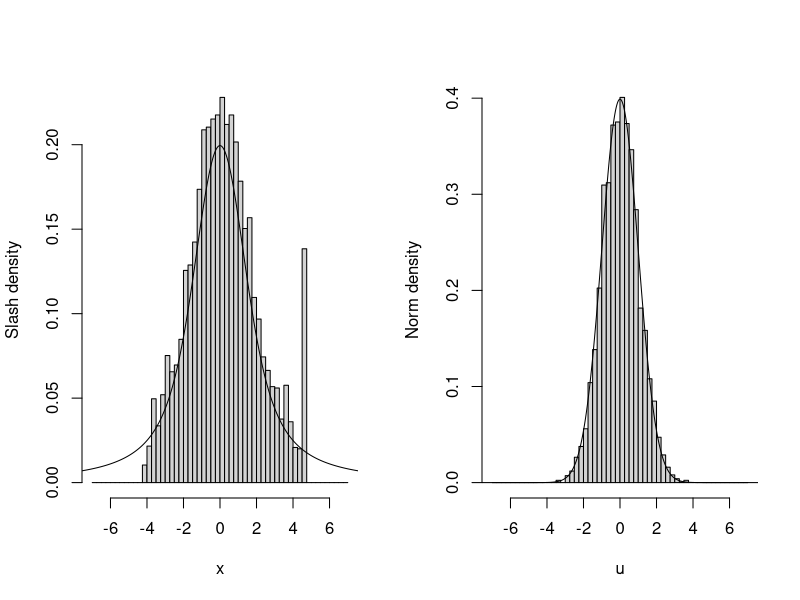
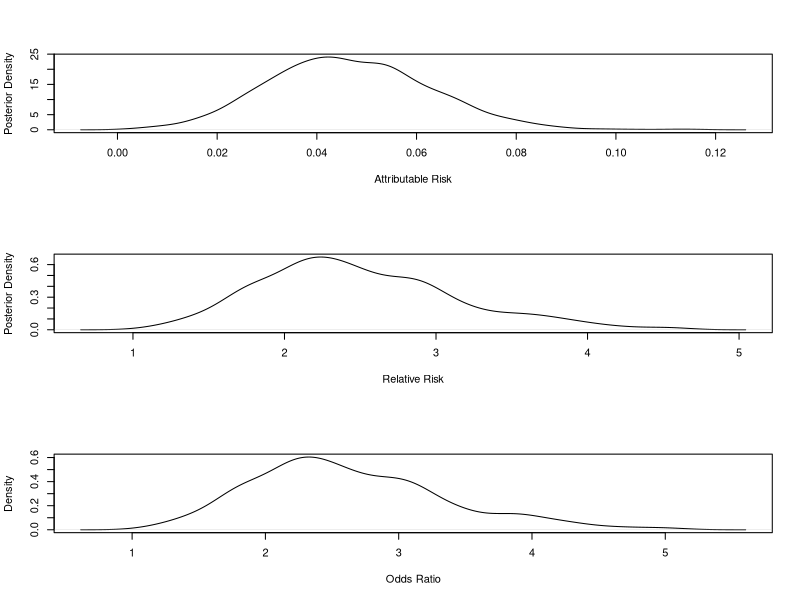

Source code (R) for these figures, in order: (Note: this script raises an error after producing the figures.)
## ---- chunk 1
knitr::opts_knit$set(root.dir = getwd())
knitr::opts_chunk$set(echo = FALSE, results = 'hide')
knitr::opts_chunk$set(warning = FALSE, message=FALSE)
## ---- chunk 2
rm(list=ls())
options(digits=4)
options(scipen=100)
graphics.off()
Sys.setlocale("LC_ALL", "Chinese")
## ---- chunk 3
# 初始值
m<-100000;n<-5000
y<-rnorm(m);u<-runif(m)
v<-y/u
# slash在VGAM包中
library(VGAM)
# 定义标准重要权重函数
w<-function(x){
  out=dslash(x)/dnorm(x)  ##f(x)是slash,g(x)是norm,f(x)是目标函数
  out=out/sum(out)
  return(out)
}
w2<-function(x){
  out=dnorm(x)/dslash(x)
  out=out/sum(out)
  return(out)
}
# 权重及重抽样
weights<-w(y)  #y是标准正态分布随机数,这里y是由g(x)生成的样本
x<-sample(y,n,replace = TRUE,prob = weights)  ## 从刚开始重要密度函数中抽取出的随机数中再抽取随机数，这个就是最终的结果，看重要密度函数接近目标函数的程度
weights2<-w2(v)  #v是slash分布随机数，此时slash是g(x)
u<-sample(v,n,replace = TRUE,prob = weights2)
# 结果
par(mfrow=c(1,2))
hist(x,freq = FALSE,breaks = seq(-7,7,by=0.25),main="",ylab="Slash density")
points(seq(-10,10,by=0.01),dslash(seq(-10,10,by=0.01)),type="l")
hist(u,freq = FALSE,breaks = seq(-7,7,by=0.25),main="",ylab="Norm density")
points(seq(-10,10,by=0.01),dnorm(seq(-10,10,by=0.01)),type = "l")
## ---- chunk 4
a<-1;a0<-b0<-a1<-b1<-a
y1<-25;y0<-30;n1<-300;n0<-900
p0<-rbeta(1000,y0+a0,n0+b0)   #产生1000个贝塔分布随机数，就是π0，因为贝塔分布的参数已经是后验分布的参数了
p1<-rbeta(1000,y1+a1,n1+b1)
AR<-p1-p0;RR<-p1/p0
OR<-p1*(1-p0)/(p0*(1-p1))
mean(AR);mean(RR);mean(OR)
sd(AR);sd(RR);sd(OR)
quantile(AR,c(0.025,0.975));quantile(RR,c(0.025,0.975));quantile(OR,c(0.025,0.975))
par(mfrow=c(3,1))
plot(density(AR),main="",xlab="Attributable Risk",ylab="Posterior Density")
plot(density(RR),main="",xlab="Relative Risk",ylab="Posterior Density")
plot(density(OR),main="",xlab="Odds Ratio",yalb="Posterior Density")
## ---- chunk 5
a<-2.7;b<-6.3  ##初始值 目标函数是f(x)~Beta(2.7,6.3)
Nsim<-5000
X<-rep(runif(1),Nsim) ##初始化样本链，从均匀分布中抽取随机数，重复5000次，马尔科夫链就是一些随机数组成的向量,初始值随便给
for (i in 2:Nsim) {
  Y<-runif(1)   ##从建议分布中生成新的备选样本值，只选一个可以？也可以选多个？
  rho<-dbeta(Y,a,b)/dbeta(X[i-1],a,b)
  X[i]<-X[i-1]+(Y-X[i-1])*(runif(1)<rho)   ##如果生成的均匀分布随机数小于转移概率，则接受Y作为新的样本，否则，新的样本为X[i-1]
}
ks.test(jitter(X),rbeta(5000,a,b))  ##进行单样本或双样本的K-S检验,k-S检验是基于累积分布函数，用于检验一个经验分布是否符合某种理论分布或比较两个经验分布是否有显著性差异
#?jitter  ##在数值向量上增加一个噪声
ks.test(X,rbeta(5000,a,b))
## ---- chunk 6
rw.Metropolis<-function(n,sigma,x0,N){
  x<-numeric(N)
  x[1]<-x0
  u<-runif(N)
  k<-0
  for (i in 2:N) {
    y<-rnorm(1,x[i-1],sigma)
    if(u[i]<=(dt(y,n)/dt(x[i-1],n)))   ##dt表示给定x后t分布密度函数值
      x[i]<-y else {x[i]<-x[i-1];k<-k+1}
  }
  return(list(x=x,k=k))
}
n<-4  #t分布自由度为4
N<-2000;sigma<-c(0.05,0.5,2,16);x0<-25
rw1<-rw.Metropolis(n,sigma[1],x0,N)
rw2<-rw.Metropolis(n,sigma[2],x0,N)
rw3<-rw.Metropolis(n,sigma[3],x0,N)
rw4<-rw.Metropolis(n,sigma[4],x0,N)
# 舍掉的抽样值
print(c(rw1$k,rw2$k,rw3$k,rw4$k))  ##结果返回拒绝抽样的次数，可以看出，方差越大，拒绝的次数越多
index<-1:2000
y1<-rw1$x[index];y2<-rw2$x[index];y3<-rw3$x[index];y4<-rw4$x[index]
windows()
layout(matrix(1:4,nrow=2,byrow=TRUE))
plot(index,y1,type="l",xlab=bquote(sigma*"=0.05"),main="",ylab="x")
plot(index,y2,type="l",xlab=bquote(sigma*"=0.5"),main="",ylab="x")
plot(index,y3,type="l",xlab=bquote(sigma*"=2"),main="",ylab="x")
plot(index,y4,type="l",xlab=bquote(sigma*"=16"),main="",ylab="x")
## ---- chunk 7
N<-5000  #样本链长度
burn<-1000  #燃烧长度
X<-matrix(0,N,2)  #二元样本链
rho<--0.75  #相关系数
mu1<-0;mu2<-2;sigma1<-1;sigma2<-0.5
s1<-sqrt(1-rho^2)*sigma1;s2<-sqrt(1-rho^2)*sigma2
###生成样本链
X[1,]<-c(mu1,mu2)   ##初始值
for(i in 2:N){
  x2<-X[i-1,2]   ##x2要给一个初始值，x1不用给
  m1<-mu1+rho*(x2-mu2)*sigma1/sigma2
  X[i,1]<-rnorm(1,m1,s1)
  x1<-X[i,1]
  m2<-mu2+rho*(x1-mu1)*sigma2/sigma1
  X[i,2]<-rnorm(1,m2,s2)
}
##从样本中舍掉初始的1000个样本
b<-burn+1
x<-X[b:N,]
colMeans(x)
cov(x)
cor(x)
plot(x,main="",cex=0.5,xlab=bquote(X[1]),ylab=bquote(X[2]),ylim=range(X[,2]))
